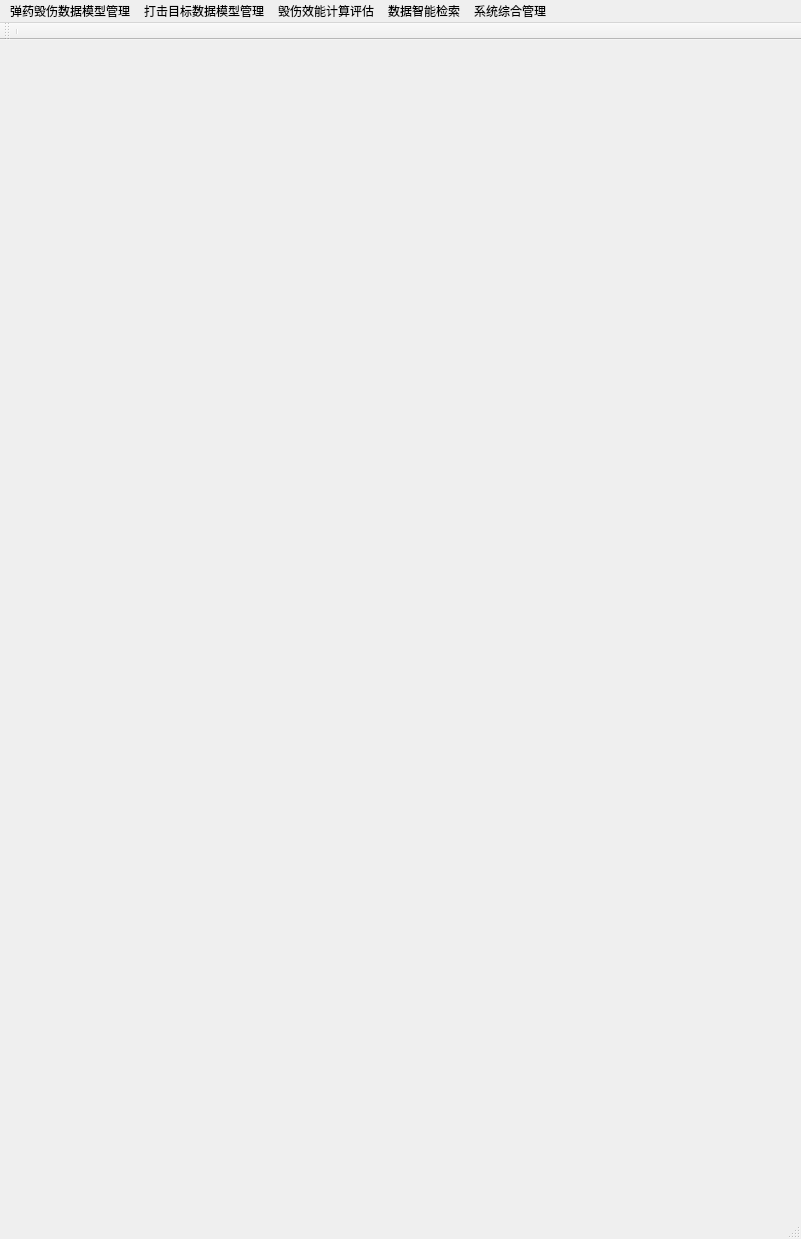
<?xml version="1.0" encoding="UTF-8"?>
<ui version="4.0">
 <class>Frm_MainWindow</class>
 <widget class="QMainWindow" name="Frm_MainWindow">
  <property name="windowModality">
   <enum>Qt::WindowModal</enum>
  </property>
  <property name="geometry">
   <rect>
    <x>0</x>
    <y>0</y>
    <width>801</width>
    <height>1239</height>
   </rect>
  </property>
  <property name="windowTitle">
   <string>毁伤评估软件</string>
  </property>
  <widget class="QWidget" name="centralwidget"/>
  <widget class="QMenuBar" name="menubar">
   <property name="geometry">
    <rect>
     <x>0</x>
     <y>0</y>
     <width>801</width>
     <height>22</height>
    </rect>
   </property>
   <property name="baseSize">
    <size>
     <width>3000</width>
     <height>30</height>
    </size>
   </property>
   <widget class="QMenu" name="menu_AmmunitionManagement">
    <property name="focusPolicy">
     <enum>Qt::NoFocus</enum>
    </property>
    <property name="title">
     <string>弹药毁伤数据模型管理</string>
    </property>
    <addaction name="menu_AmmunitionManagement2"/>
   </widget>
   <widget class="QMenu" name="menu_2">
    <property name="title">
     <string>打击目标数据模型管理</string>
    </property>
    <addaction name="menu_RunwayManagement"/>
    <addaction name="menu_ShelterManagement"/>
    <addaction name="menu_UCCManagement"/>
   </widget>
   <widget class="QMenu" name="menu_3">
    <property name="title">
     <string>毁伤效能计算评估</string>
    </property>
    <addaction name="menu_DamageScene"/>
    <addaction name="menu_DamageParameter"/>
    <addaction name="menu_DamageAssessment"/>
    <addaction name="menu_AssessmentReport"/>
   </widget>
   <widget class="QMenu" name="menu_4">
    <property name="title">
     <string>数据智能检索</string>
    </property>
    <addaction name="menu_AmmunitionQuery"/>
    <addaction name="menu_TargetQuery"/>
    <addaction name="menu_ReportQuery"/>
   </widget>
   <widget class="QMenu" name="menu_5">
    <property name="title">
     <string>系统综合管理</string>
    </property>
    <addaction name="menu_UserMag"/>
    <addaction name="menu_DataRestore"/>
    <addaction name="menu_ChangePwd"/>
    <addaction name="menu_Config"/>
   </widget>
   <addaction name="menu_AmmunitionManagement"/>
   <addaction name="menu_2"/>
   <addaction name="menu_3"/>
   <addaction name="menu_4"/>
   <addaction name="menu_5"/>
  </widget>
  <widget class="QStatusBar" name="statusbar"/>
  <widget class="QToolBar" name="toolBar">
   <property name="windowTitle">
    <string>toolBar</string>
   </property>
   <attribute name="toolBarArea">
    <enum>TopToolBarArea</enum>
   </attribute>
   <attribute name="toolBarBreak">
    <bool>false</bool>
   </attribute>
   <addaction name="separator"/>
  </widget>
  <action name="menu_DanYaoMag">
   <property name="text">
    <string>弹药毁伤数据模型管理</string>
   </property>
  </action>
  <action name="menu_UserMag">
   <property name="text">
    <string>系统用户管理</string>
   </property>
  </action>
  <action name="menu_DataRestore">
   <property name="text">
    <string>数据备份和恢复</string>
   </property>
  </action>
  <action name="menu_RunwayManagement">
   <property name="text">
    <string>机场跑道数据管理</string>
   </property>
  </action>
  <action name="menu_ShelterManagement">
   <property name="text">
    <string>单机掩蔽库数据管理</string>
   </property>
  </action>
  <action name="menu_UCCManagement">
   <property name="text">
    <string>地下指挥所数据管理</string>
   </property>
  </action>
  <action name="menu_DamageScene">
   <property name="text">
    <string>毁伤场景设置</string>
   </property>
  </action>
  <action name="menu_DamageParameter">
   <property name="text">
    <string>毁伤参数管理</string>
   </property>
  </action>
  <action name="menu_DamageAssessment">
   <property name="text">
    <string>毁伤效能计算评估</string>
   </property>
  </action>
  <action name="menu_AssessmentReport">
   <property name="text">
    <string>毁伤评估报告管理</string>
   </property>
  </action>
  <action name="menu_AmmunitionQuery">
   <property name="text">
    <string>弹药智能检索</string>
   </property>
  </action>
  <action name="menu_TargetQuery">
   <property name="text">
    <string>打击目标智能检索</string>
   </property>
  </action>
  <action name="menu_ReportQuery">
   <property name="text">
    <string>评估报告智能检索</string>
   </property>
  </action>
  <action name="menu_ChangePwd">
   <property name="text">
    <string>用户密码修改</string>
   </property>
  </action>
  <action name="menu_AmmunitionManagement2">
   <property name="text">
    <string>弹药毁伤数据模型管理</string>
   </property>
  </action>
  <action name="menu_Config">
   <property name="text">
    <string>配置数据库连接</string>
   </property>
  </action>
 </widget>
 <resources/>
 <connections/>
</ui>
